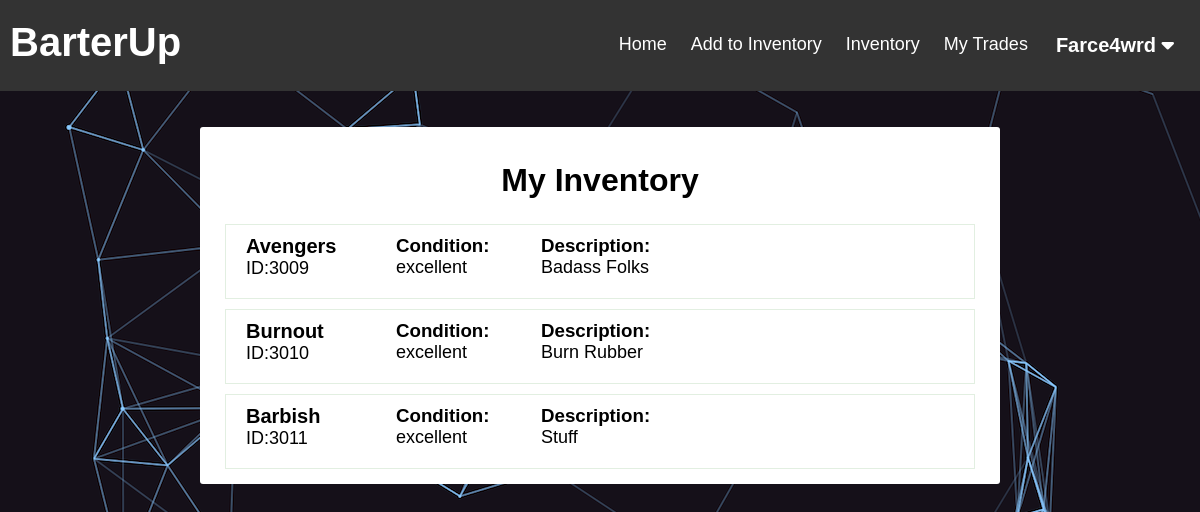
Screenshot of /BarterUp/inventory.php (signed in) with the database file from the repository.
### tables this page shows
CREATE TABLE `user` (
  `user_id` bigint(20) UNSIGNED NOT NULL,
  `username` varchar(45) NOT NULL,
  `password` varchar(45) NOT NULL
);

CREATE TABLE `item` (
  `item_id` smallint(5) UNSIGNED NOT NULL,
  `user_id` bigint(20) UNSIGNED NOT NULL,
  `category_id` bigint(20) UNSIGNED NOT NULL,
  `description` tinytext DEFAULT NULL,
  `item_condition` varchar(45) DEFAULT NULL,
  `item_name` varchar(45) NOT NULL
);

### BarterUp/functions.php (called while the page is built, shortened)
<?php
function check_login($con)
{
	if (isset($_SESSION['user_id'])) {
		$id = $_SESSION['user_id'];
		$query = "select * from user where user_id = '$id' limit 1";
		$result = mysqli_query($con, $query);
		if ($result && mysqli_num_rows($result) > 0) {
			$user_data = mysqli_fetch_assoc($result);
			return $user_data;
		}
	}
	die;
}

### BarterUp/inventory.php (the view, shortened to what this page needs)
<?php
include("config.php");
include("functions.php");
$user_data = check_login($con);
?>
<!DOCTYPE html>
<html lang="en">
<head>
    <link rel="stylesheet" href="./inventory.css?v=<?php echo time(); ?>">
</head>
<body>
    <?php include("./header.php"); ?>
        <div class="wrapper">
        <div class="view_main">
        <div class="page_name">
        <h1>My Inventory</h1>
        </div>
            <div class="view_wrap list-view" style="display:block;">
               <?php
                $query = "select * from item where user_id = '".$_SESSION['user_id']."'; ";
                $result = mysqli_query($con, $query);
                if ($result && mysqli_num_rows($result) > 0) {
                     while($row= mysqli_fetch_assoc($result)) {
                        $query2 = "select * from trades where '".$row['item_id']."' = item_id_initiator or '".$row['item_id']."' = item_id_tradee";
                        $result2 = mysqli_query($con, $query2);
                        echo
                        '<div class="view_item">
                            <div class="vi_left">
                                <p class="title">'.$row['item_name'].'</p>
                                <p class="content">ID:'.$row['item_id'].'</p>
                            </div>
                            <div class="vi_middle">
                                <h3>Condition:</h3>
                                <p class="content">'.$row['item_condition'].'</p>
                            </div>
                            <div class="vi_right">
                                <h3>Description:</h3>
                                <p class="content">'.$row['description'].'</p>
                            </div>';
                            if(mysqli_num_rows($result2) == 0) { echo '
                            <div class="vi_rightmost">
                            <form method="post" action=""><input type="submit" name="trade_submit_'.$row['item_id'].'" class="btn btn-primary" value="Trade"></form>
                            </div>
                            <div class="vi_rightmostmost">
                            <form method="post" action=""><input type="submit" class="delete-button" name="trade_delete_'.$row['item_id'].'" class="btn btn-primary" value="Delete"></form>
                            </div>'; } echo '
                         </div> ';
                    }
                }
               ?>
            </div>
        </div>
    </div>
</body>
</html>

### BarterUp/header.php (shortened to what this page needs)
<!DOCTYPE html>
<html lang="en">
<head>
  <link rel="stylesheet" href="./header.css?v=<?php echo time(); ?>">
</head>
<body>
  <div class="header-right">
    <div class="header">
      <p>BarterUp</p>
    </div>
    <div class="user-drop">
      <button class="user-dropbtn"><?php echo $user_data['username']; ?>
        <i class="fas fa-caret-down"></i>
      </button>
    </div>
    <a href="./myTrades.php">My Trades</a>
    <a href='./inventory.php'>Inventory</a>
    <a href='./addInventory.php'>Add to Inventory</a>
    <a href="./currentTrades.php">Home</a>
  </div>
</body>
</html>

### BarterUp/inventory.css (style rules this page uses)
.wrapper { width: 800px; margin-top: 50px; margin: 3% auto 3% auto; }
* { font-family: 'Montserrat', sans-serif; list-style: none; margin: 0; box-sizing: border-box; }
body { background: #ebecf1; position: relative; }
h1 { text-align: center; }
.page_name { width: 400px; margin: 5px auto; background: #fff; padding: 15px; border-radius: 2px; }
.view_main { background-color: #fff; border-radius: 3px; padding: 15px; }
.list-view .view_item { border: 1px solid #e2efe1; margin: 10px; padding: 10px 20px; display: flex; height: 75px; max-height: 100px; }
.list-view .view_item:last-child { margin-bottom: 0; }
.list-view .view_item .vi_left { width: 300px; max-width: 150px; }
.list-view .view_item .vi_middle { width: 100px; margin-right: 45px; }
.list-view .view_item .vi_right { width: 250px; }
.view_item .title { font-size: 20px; font-weight: 600; }
.view_item .content { font-size: 18px; }

### BarterUp/header.css (style rules this page uses)
body { background-image: url("backgroundstuff.png"); }
.header-right { overflow: hidden; background-color: #333; padding: 20px 10px; }
.header-right a { float: right; color: white; text-align: center; padding: 12px; text-decoration: none; font-size: 18px; line-height: 25px; border-radius: 4px; }
.user-drop { float: right; overflow: hidden; }
.user-drop .user-dropbtn { font-size: 20px; font-weight: 600; border: none; outline: none; color: white; padding: 14px 16px; background-color: inherit; font-family: inherit; margin: 0; }
.header { float: left; color: white; font-size: 40px; font-weight: 600; }

### rows the page displays
user: username "Farce4wrd"
item: item_name "Avengers", item_id "3009", item_condition "excellent", description "Badass Folks"
item: item_name "Burnout", item_id "3010", item_condition "excellent", description "Burn Rubber"
item: item_name "Barbish", item_id "3011", item_condition "excellent", description "Stuff"
